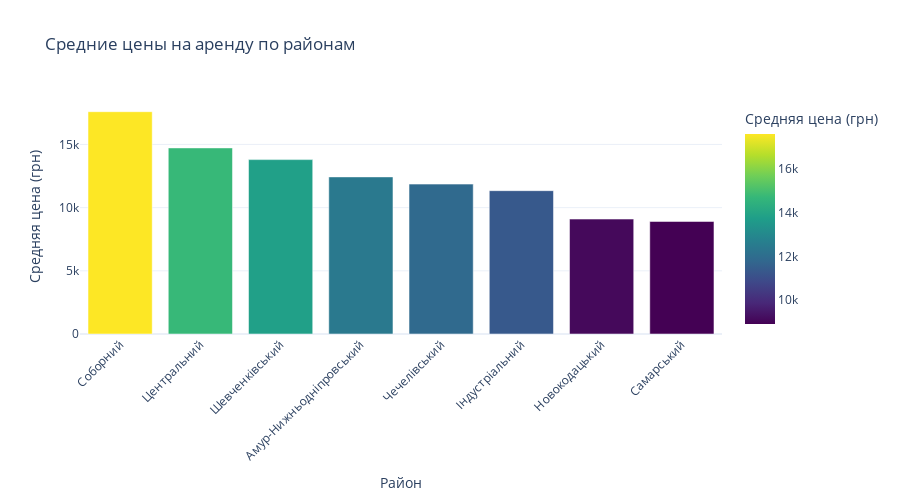

Source (notebook cell):
### Code cell
# Средние цены по районам - интерактивный bar chart
avg_prices = df_clean.groupby('district')['price'].mean().sort_values(ascending=False).reset_index()

fig3 = px.bar(avg_prices, x='district', y='price',
              title='Средние цены на аренду по районам',
              labels={'district': 'Район', 'price': 'Средняя цена (грн)'},
              color='price',
              color_continuous_scale='Viridis',
              height=500)

fig3.update_layout(
    xaxis_tickangle=-45,
    template='plotly_white'
)

fig3.show()

### Figure 1 — Plotly figure (JSON) as saved in the notebook; plotly's stock layout.template omitted (floating-point values rounded to 4 significant figures)
{"data": [{"hovertemplate": "Район=%{x}<br>Средняя цена (грн)=%{marker.color}<extra></extra>", "legendgroup": "", "marker": {"color": [17590.0, 14730.0, 13800.0, 12430.0, 11860.0, 11340.0, 9094.0, 8904.0], "coloraxis": "coloraxis", "pattern": {"shape": ""}}, "name": "", "orientation": "v", "showlegend": false, "textposition": "auto", "type": "bar", "x": ["Соборний", "Центральний", "Шевченківський", "Амур-Нижньодніпровський", "Чечелівський", "Індустріальний", "Новокодацький", "Самарський"], "xaxis": "x", "y": [17590.0, 14730.0, 13800.0, 12430.0, 11860.0, 11340.0, 9094.0, 8904.0], "yaxis": "y"}], "layout": {"barmode": "relative", "coloraxis": {"colorbar": {"title": {"text": "Средняя цена (грн)"}}, "colorscale": [[0, "#440154"], [0.1111, "#482878"], [0.2222, "#3e4989"], [0.3333, "#31688e"], [0.4444, "#26828e"], [0.5556, "#1f9e89"], [0.6667, "#35b779"], [0.7778, "#6ece58"], [0.8889, "#b5de2b"], [1, "#fde725"]]}, "height": 500, "legend": {"tracegroupgap": 0}, "title": {"text": "Средние цены на аренду по районам"}, "xaxis": {"anchor": "y", "domain": [0, 1], "tickangle": -45, "title": {"text": "Район"}}, "yaxis": {"anchor": "x", "domain": [0, 1], "title": {"text": "Средняя цена (грн)"}}}}
